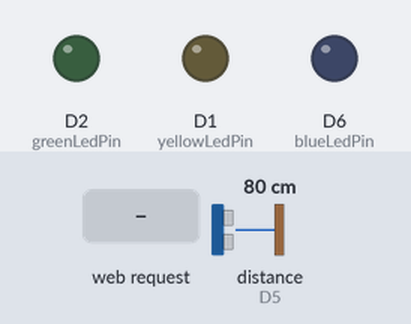
Simulated run of this sketch. Board: ESP8266 (NodeMCU). On the bench: output pins drawn as LEDs (lit = HIGH). The test bench sets the inputs (shaded band); at power-on: distance to the obstacle (sensor on D5) 80 cm. The echo pulse lasts 58.3 µs per cm; WiFi joins after 1.5 s; servers stay silent unless stated; pins used as bus, display or sensor lines are not drawn; what the sketch prints to the serial monitor is not drawn.

Above: at 3.7 s.
3.8 s: HTTP request GET /refresh received
At 5.4 s:
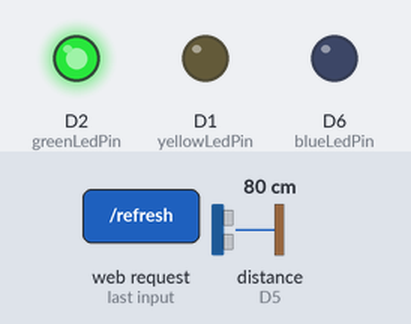
Timing chart, 0 to 6.9 s (numbered marks = the images above; inputs shaded):
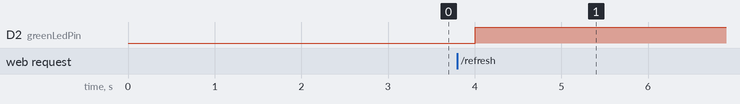

Measured:
- after the input at 3.8 s, D2 (greenLedPin): LOW → HIGH after 0.21 s

The sketch:

sketch_jan09a.ino
```cpp
#include <ESP8266WiFi.h>
#include <ESP8266WebServer.h>

const char* ssid = "UPB-Guest";
const char* password = "";

const int echoPin = D5;
const int trigPin = D3;
const int yellowLedPin = D1;
const int greenLedPin = D2;
const int blueLedPin = D6;

class DistanceSensor {
public:
  DistanceSensor(int trigPin, int echoPin) : trigPin(trigPin), echoPin(echoPin) {}

  void setup() {
    pinMode(trigPin, OUTPUT);
    pinMode(echoPin, INPUT);
  }

  double measureDistance() {
    digitalWrite(trigPin, LOW);
    delayMicroseconds(2);
    digitalWrite(trigPin, HIGH);
    delayMicroseconds(10);
    digitalWrite(trigPin, LOW);

    duration = pulseIn(echoPin, HIGH);
    return (duration * 0.034 / 2) / 100;
  }

private:
  int trigPin;
  int echoPin;
  long duration;
};

class LEDController {
public:
  LEDController(int yellowPin, int greenPin, int bluePin) : yellowPin(yellowPin), greenPin(greenPin), bluePin(bluePin) {}

  void setup() {
    pinMode(yellowPin, OUTPUT);
    pinMode(greenPin, OUTPUT);
    pinMode(bluePin, OUTPUT);
  }

  void setLEDColor(int obj) {
    digitalWrite(yellowPin, LOW);
    digitalWrite(greenPin, LOW);
    digitalWrite(bluePin, LOW);

    if (obj == 3) {
      digitalWrite(yellowPin, HIGH);  // centimetri
    } else if (obj == 2) {
      digitalWrite(greenPin, HIGH);   // decimetri
    } else {
      digitalWrite(bluePin, HIGH);    // metri
    }
  }

private:
  int yellowPin;
  int greenPin;
  int bluePin;
};

class DistanceServer {
public:
  DistanceServer(int serverPort, DistanceSensor& sensor, LEDController& ledController) : serverPort(serverPort), sensor(sensor), ledController(ledController) {}

  void setup() {
    server.on("/", std::bind(&DistanceServer::handleRoot, this));
    server.on("/refresh", std::bind(&DistanceServer::handleRefresh, this));

    server.begin();
    Serial.println("HTTP server started");
  }

  void handleClient() {
    server.handleClient();
  }

private:
  ESP8266WebServer server;
  int serverPort;
  DistanceSensor& sensor;
  LEDController& ledController;

  static const char* page;

  void handleRoot() {
    server.send(200, "text/html", page);
  }

  void handleRefresh() {
    double distance = sensor.measureDistance();
    char messageFinal[100];
    sprintf(messageFinal, "%.2f", distance);
/*
    Serial.print("Distance: ");
    Serial.println(distance);
*/
    server.send(200, "application/javascript", messageFinal);

    int obj;
    if (distance > 1) {
      obj = 1;
    } else if (distance > 0.1) {
      obj = 2;
    } else {
      obj = 3;
    }

    ledController.setLEDColor(obj);
  }
};

const char* DistanceServer::page = R"(
<html>
  <head>
    <script src='https://code.jquery.com/jquery-3.3.1.min.js'></script>
    <title>Distance measurement</title>
  </head>

  <body>
    <h2>Here is the distance you wish to measure!

    </h2>
    <table style='font-size:20px'>
      <tr>
        <td>
          <div>Distance:  </div>
        </td>
        <td>
          <div id='Distance'></div>
        </td>
      </tr>
    </table>
  </body>

  <script>
  $(document).ready(function () {
    setInterval(refreshFunction, 100);
  });

  function refreshFunction() {
    $.get('/refresh', function (result) {
      // Decide unitatea de masura in functie de valoarea distantei
      var distanceValue = parseFloat(result);
      var unit = '';

      if (distanceValue > 1) {
         unit = ' m';
         obj = 1;
      } else if (distanceValue > 0.1) {
         unit = ' dm';
         distanceValue *= 10;  // Convertim în decimetri
         obj = 2;
      } else {
         unit = ' cm';
         distanceValue *= 100; // Convertim in centimetri
         obj = 3;
      }

      $('#Distance').html(distanceValue.toFixed(2) + unit);
    });
  }
  </script>
</html>
)";

void connectToWiFi() {
  Serial.println("Connecting to the WiFi");
  WiFi.mode(WIFI_STA);
  WiFi.begin(ssid, password);
  Serial.println("Waiting for connection");
  while (WiFi.status() != WL_CONNECTED) {
    delay(500);
    Serial.print(".");
  }
  Serial.println("");
  Serial.print("Connected to ");
  Serial.println(ssid);
  Serial.print("IP address: ");
  Serial.println(WiFi.localIP());
}

DistanceSensor distanceSensor(trigPin, echoPin);
LEDController ledController(yellowLedPin, greenLedPin, blueLedPin);
DistanceServer distanceServer(80, distanceSensor, ledController);

void setup() {
  Serial.begin(115200);
  delay(1000);

  connectToWiFi();
  distanceSensor.setup();
  ledController.setup();
  distanceServer.setup();
}

void loop() {
  distanceServer.handleClient();
  delay(500);
}
```
